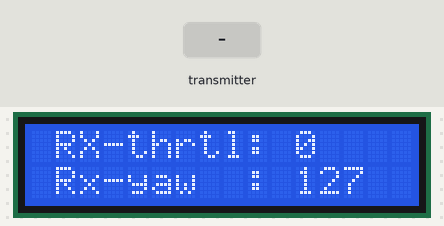
The sketch below on a simulated Arduino Uno, built with avr-gcc and run on an emulated ATmega328P. On the bench: 16×2 character LCD. Inputs (shaded band) come from the test bench. No radio packets arrive unless stated; what the sketch prints to the serial monitor is not drawn.

Above: at 2.2 s.
2.3 s: the transmitter starts sending throttle = 64
At 3.0 s:
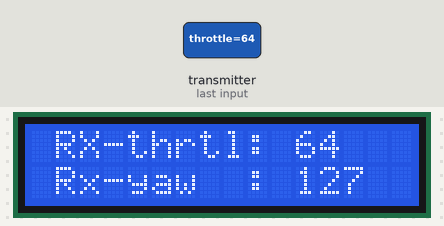
3.8 s: the transmitter starts sending yaw = 64
At 4.7 s:
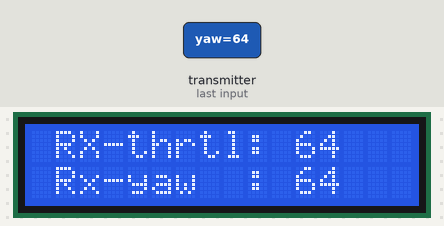
5.3 s: the transmitter starts sending throttle = 0
At 6.0 s:
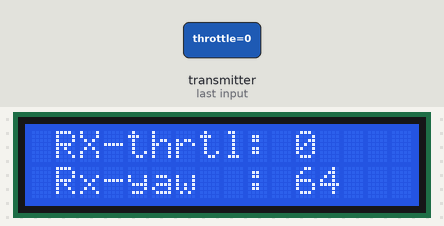
6.8 s: the transmitter starts sending yaw = 128
At 8.1 s:
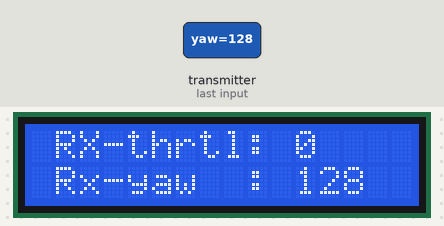
Timing chart, 0 to 9.8 s (numbered marks = the images above; inputs shaded):
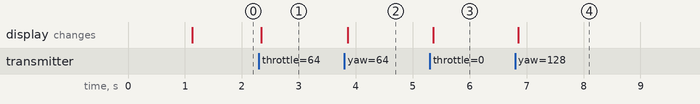

Measured:
- after the input at 2.3 s, the display: changes at once (image 1)
- after the input at 3.8 s, the display: changes after 0.06 s (image 2)
- after the input at 5.3 s, the display: changes after 0.06 s (image 3)
- after the input at 6.8 s, the display: changes after 0.06 s (image 4)

The sketch:

Receiver.ino
```cpp
/* Test code for the Radio control transmitter
 *  Install the NRF24 library to your IDE
 * Upload this code to the Arduino UNO
 * Connect a NRF24 module to it:

    Module // Arduino UNO

    GND    ->   GND
    Vcc    ->   3.3V
    CE     ->   D9
    CSN    ->   D10
    CLK    ->   D13
    MOSI   ->   D11
    MISO   ->   D12

This code should print the received values to the serial monitor
Please, like share and subscribe : https://www.youtube.com/c/ELECTRONOOBS
*/

#include <LiquidCrystal_I2C.h>
LiquidCrystal_I2C lcd(0x27,16,2);      // Initialization of the book (address, characters, rows)
String deviceInfo = "2.4G Receiver";
String versionNum = "v1.01";

#include <SPI.h>
#include <nRF24L01.h>
#include <RF24.h>
const uint64_t pipeIn = 0xE8E8F0F0E1LL; //Remember that this code is the same as in the transmitter

RF24 radio(9, 10);

//We could use up to 32 channels
struct MyData {
byte throttle; //We define each byte of data input, in this case just 6 channels
byte yaw;
byte pitch;
byte roll;
byte AUX1;
byte AUX2;
};

MyData data;

void resetData()
{
//We define the inicial value of each data input
//3 potenciometers will be in the middle position so 127 is the middle from 254
data.throttle = 0;
data.yaw = 127;
data.pitch = 127;
data.roll = 127;
data.AUX1 = 0;
data.AUX2 = 0;

}

/**************************************************/

void setup()
{
Serial.begin(250000); //Set the speed to 9600 bauds if you want.
//You should always have the same speed selected in the serial monitor
resetData();
radio.begin();
radio.setAutoAck(false);
radio.setDataRate(RF24_250KBPS);

radio.openReadingPipe(1,pipeIn);
//we start the radio comunication
radio.startListening();

    // LCD setup
    lcd.init();
    lcd.backlight();
    lcd.setCursor(0, 0);
    lcd.print(deviceInfo);
    lcd.setCursor(0, 1);
    lcd.print(versionNum);


    delay(1000);
    lcd.clear();
}

/**************************************************/

unsigned long lastRecvTime = 0;

void recvData()
{
  while ( radio.available() ) {
  radio.read(&data, sizeof(MyData));
  lastRecvTime = millis(); //here we receive the data
  }
}

/**************************************************/

void loop()
{
    recvData();
    unsigned long now = millis();
    //Here we check if we've lost signal, if we did we reset the values
    if ( now - lastRecvTime > 1000 ) {
      // Signal lost?
      resetData();
    }

    // LCD Display
    lcd.setCursor(0, 0);
    lcd.print (" RX-thrtl: ");
    lcd.print(data.throttle);
    lcd.print ("  ");

    lcd.setCursor(0, 1);
    lcd.print (" Rx-yaw  : ");
    lcd.print(data.yaw);
    lcd.print ("  ");

Serial.print("RX Throttle: "); Serial.print(data.throttle);  Serial.print("    ");
Serial.print("RX Yaw: ");      Serial.print(data.yaw);       Serial.print("    ");
Serial.print("RX Pitch: ");    Serial.print(data.pitch);     Serial.print("    ");
Serial.print("RX Roll: ");     Serial.print(data.roll);      Serial.print("    ");
Serial.print("RX Aux1: ");     Serial.print(data.AUX1);      Serial.print("    ");
Serial.print("RX Aux2: ");     Serial.print(data.AUX2);      Serial.print("\n");
}

/**************************************************/
```
